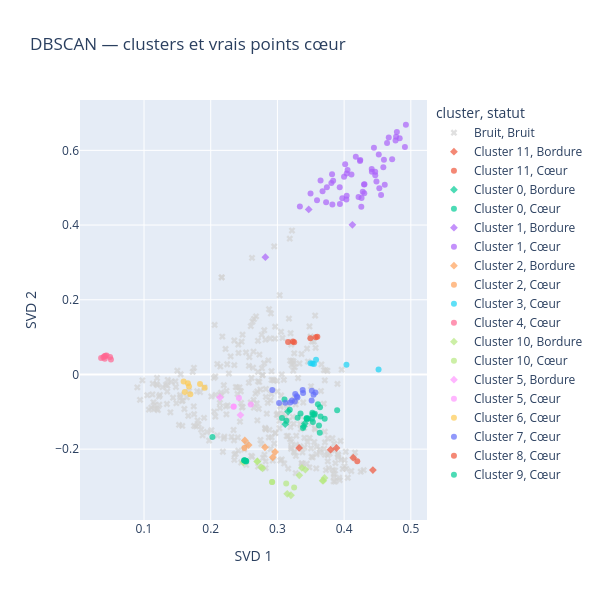

The code cell stored with this chart in its notebook:
### Code cell
coeurs = np.zeros(len(labels), dtype=bool)
coeurs[dbscan.core_sample_indices_] = True

visualisation["statut"] = np.where(
    labels == -1,
    "Bruit",
    np.where(coeurs, "Cœur", "Bordure")
)

fig = px.scatter(
    visualisation,
    x="SVD 1",
    y="SVD 2",
    color="cluster",
    symbol="statut",
    symbol_map={"Cœur": "circle", "Bordure": "diamond", "Bruit": "x"},
    color_discrete_map={"Bruit": "lightgray"},
    hover_data=["id", "statut"],
    opacity=0.7,
    title="DBSCAN — clusters et vrais points cœur",
    height=600,
    width=600
)

fig.show()

### Figure 1 — Plotly figure (JSON) as saved in the notebook; plotly's stock layout.template omitted (floating-point values rounded to 4 significant figures; data arrays with more than 128 entries replaced by an {"elided": "..."} marker saying what was removed)
{"data": [{"customdata": {"elided": "333x2 mixed values"}, "hovertemplate": "cluster=Bruit<br>statut=%{customdata[1]}<br>SVD 1=%{x}<br>SVD 2=%{y}<br>id=%{customdata[0]}<extra></extra>", "legendgroup": "Bruit, Bruit", "marker": {"color": "lightgray", "opacity": 0.7, "symbol": "x"}, "mode": "markers", "name": "Bruit, Bruit", "orientation": "v", "showlegend": true, "type": "scatter", "x": {"elided": "333 float values"}, "xaxis": "x", "y": {"elided": "333 float values"}, "yaxis": "y"}, {"customdata": [[15, "Bordure"], [16, "Bordure"], [427, "Bordure"], [480, "Bordure"], [484, "Bordure"]], "hovertemplate": "cluster=Cluster 11<br>statut=%{customdata[1]}<br>SVD 1=%{x}<br>SVD 2=%{y}<br>id=%{customdata[0]}<extra></extra>", "legendgroup": "Cluster 11, Bordure", "marker": {"color": "#EF553B", "opacity": 0.7, "symbol": "diamond"}, "mode": "markers", "name": "Cluster 11, Bordure", "orientation": "v", "showlegend": true, "type": "scatter", "x": [0.4431, 0.3886, 0.3325, 0.3798, 0.4136], "xaxis": "x", "y": [-0.2559, -0.197, -0.1966, -0.2015, -0.2227], "yaxis": "y"}, {"customdata": [[485, "Cœur"]], "hovertemplate": "cluster=Cluster 11<br>statut=%{customdata[1]}<br>SVD 1=%{x}<br>SVD 2=%{y}<br>id=%{customdata[0]}<extra></extra>", "legendgroup": "Cluster 11, Cœur", "marker": {"color": "#EF553B", "opacity": 0.7, "symbol": "circle"}, "mode": "markers", "name": "Cluster 11, Cœur", "orientation": "v", "showlegend": true, "type": "scatter", "x": [0.4197], "xaxis": "x", "y": [-0.2326], "yaxis": "y"}, {"customdata": [[173, "Bordure"], [176, "Bordure"], [277, "Bordure"], [446, "Bordure"]], "hovertemplate": "cluster=Cluster 0<br>statut=%{customdata[1]}<br>SVD 1=%{x}<br>SVD 2=%{y}<br>id=%{customdata[0]}<extra></extra>", "legendgroup": "Cluster 0, Bordure", "marker": {"color": "#00cc96", "opacity": 0.7, "symbol": "diamond"}, "mode": "markers", "name": "Cluster 0, Bordure", "orientation": "v", "showlegend": true, "type": "scatter", "x": [0.3161, 0.3117, 0.3411, 0.3395], "xaxis": "x", "y": [-0.09935, -0.1332, -0.131, -0.1388], "yaxis": "y"}, {"customdata": [[18, "Cœur"], [20, "Cœur"], [21, "Cœur"], [22, "Cœur"], [23, "Cœur"], [24, "Cœur"], [25, "Cœur"], [60, "Cœur"], [171, "Cœur"], [172, "Cœur"], [174, "Cœur"], [175, "Cœur"], [340, "Cœur"], [341, "Cœur"], [359, "Cœur"], [360, "Cœur"], [440, "Cœur"], [441, "Cœur"], [442, "Cœur"], [443, "Cœur"], [487, "Cœur"], [488, "Cœur"], [496, "Cœur"], [497, "Cœur"]], "hovertemplate": "cluster=Cluster 0<br>statut=%{customdata[1]}<br>SVD 1=%{x}<br>SVD 2=%{y}<br>id=%{customdata[0]}<extra></extra>", "legendgroup": "Cluster 0, Cœur", "marker": {"color": "#00cc96", "opacity": 0.7, "symbol": "circle"}, "mode": "markers", "name": "Cluster 0, Cœur", "orientation": "v", "showlegend": true, "type": "scatter", "x": [0.3635, 0.3524, 0.3639, 0.355, 0.3441, 0.3527, 0.3384, 0.3106, 0.3532, 0.3895, 0.3465, 0.3624, 0.3607, 0.3442, 0.3517, 0.3561, 0.3134, 0.3346, 0.3068, 0.3185, 0.3647, 0.3303, 0.3436, 0.3709], "xaxis": "x", "y": [-0.1564, -0.1024, -0.0877, -0.1082, -0.1175, -0.1065, -0.1434, -0.06677, -0.1271, -0.09614, -0.1177, -0.1364, -0.07972, -0.1198, -0.1185, -0.1049, -0.1239, -0.1042, -0.1169, -0.09427, -0.1127, -0.1162, -0.117, -0.1184], "yaxis": "y"}, {"customdata": [[152, "Bordure"], [177, "Bordure"], [366, "Bordure"]], "hovertemplate": "cluster=Cluster 1<br>statut=%{customdata[1]}<br>SVD 1=%{x}<br>SVD 2=%{y}<br>id=%{customdata[0]}<extra></extra>", "legendgroup": "Cluster 1, Bordure", "marker": {"color": "#ab63fa", "opacity": 0.7, "symbol": "diamond"}, "mode": "markers", "name": "Cluster 1, Bordure", "orientation": "v", "showlegend": true, "type": "scatter", "x": [0.2819, 0.3469, 0.4124], "xaxis": "x", "y": [0.314, 0.4419, 0.4006], "yaxis": "y"}, {"customdata": [[26, "Cœur"], [36, "Cœur"], [41, "Cœur"], [56, "Cœur"], [58, "Cœur"], [63, "Cœur"], [64, "Cœur"], [65, "Cœur"], [68, "Cœur"], [71, "Cœur"], [72, "Cœur"], [73, "Cœur"], [95, "Cœur"], [98, "Cœur"], [102, "Cœur"], [116, "Cœur"], [124, "Cœur"], [138, "Cœur"], [139, "Cœur"], [144, "Cœur"], [167, "Cœur"], [169, "Cœur"], [170, "Cœur"], [178, "Cœur"], [185, "Cœur"], [237, "Cœur"], [239, "Cœur"], [276, "Cœur"], [288, "Cœur"], [289, "Cœur"], [315, "Cœur"], [322, "Cœur"], [333, "Cœur"], [334, "Cœur"], [335, "Cœur"], [336, "Cœur"], [347, "Cœur"], [372, "Cœur"], [373, "Cœur"], [397, "Cœur"], [423, "Cœur"], [432, "Cœur"], [433, "Cœur"], [447, "Cœur"], [448, "Cœur"], [467, "Cœur"], [470, "Cœur"], [471, "Cœur"], [476, "Cœur"], [489, "Cœur"], [491, "Cœur"], [493, "Cœur"]], "hovertemplate": "cluster=Cluster 1<br>statut=%{customdata[1]}<br>SVD 1=%{x}<br>SVD 2=%{y}<br>id=%{customdata[0]}<extra></extra>", "legendgroup": "Cluster 1, Cœur", "marker": {"color": "#ab63fa", "opacity": 0.7, "symbol": "circle"}, "mode": "markers", "name": "Cluster 1, Cœur", "orientation": "v", "showlegend": true, "type": "scatter", "x": [0.3676, 0.4669, 0.3835, 0.4175, 0.4302, 0.4261, 0.4279, 0.4038, 0.4242, 0.3337, 0.3647, 0.4609, 0.4038, 0.4779, 0.4416, 0.4926, 0.4791, 0.4833, 0.3999, 0.4257, 0.4528, 0.4588, 0.4305, 0.373, 0.4467, 0.4414, 0.3937, 0.4597, 0.3824, 0.472, 0.4298, 0.4771, 0.3819, 0.3809, 0.4554, 0.4109, 0.4484, 0.4238, 0.4911, 0.3934, 0.3496, 0.3972, 0.4034, 0.3593, 0.3741, 0.452, 0.4015, 0.4051, 0.4465, 0.4216, 0.4644, 0.4447], "xaxis": "x", "y": [0.4903, 0.6344, 0.519, 0.5827, 0.4852, 0.4726, 0.4891, 0.4782, 0.5745, 0.4496, 0.5191, 0.5079, 0.5381, 0.6365, 0.5425, 0.6686, 0.6493, 0.6323, 0.5294, 0.4493, 0.4989, 0.5548, 0.5095, 0.461, 0.5335, 0.5502, 0.4567, 0.5748, 0.4553, 0.5763, 0.5087, 0.6266, 0.5364, 0.5129, 0.4807, 0.5355, 0.5163, 0.5714, 0.6088, 0.5013, 0.4846, 0.472, 0.4687, 0.4663, 0.5015, 0.5887, 0.5631, 0.5475, 0.5427, 0.4754, 0.6196, 0.6071], "yaxis": "y"}, {"customdata": [[104, "Bordure"], [354, "Bordure"], [436, "Bordure"], [437, "Bordure"], [464, "Bordure"]], "hovertemplate": "cluster=Cluster 2<br>statut=%{customdata[1]}<br>SVD 1=%{x}<br>SVD 2=%{y}<br>id=%{customdata[0]}<extra></extra>", "legendgroup": "Cluster 2, Bordure", "marker": {"color": "#FFA15A", "opacity": 0.7, "symbol": "diamond"}, "mode": "markers", "name": "Cluster 2, Bordure", "orientation": "v", "showlegend": true, "type": "scatter", "x": [0.2511, 0.293, 0.2568, 0.2965, 0.2813], "xaxis": "x", "y": [-0.1768, -0.2218, -0.1891, -0.2076, -0.1949], "yaxis": "y"}, {"customdata": [[31, "Cœur"]], "hovertemplate": "cluster=Cluster 2<br>statut=%{customdata[1]}<br>SVD 1=%{x}<br>SVD 2=%{y}<br>id=%{customdata[0]}<extra></extra>", "legendgroup": "Cluster 2, Cœur", "marker": {"color": "#FFA15A", "opacity": 0.7, "symbol": "circle"}, "mode": "markers", "name": "Cluster 2, Cœur", "orientation": "v", "showlegend": true, "type": "scatter", "x": [0.2505], "xaxis": "x", "y": [-0.1968], "yaxis": "y"}, {"customdata": [[32, "Cœur"], [34, "Cœur"], [462, "Cœur"], [463, "Cœur"], [499, "Cœur"], [500, "Cœur"]], "hovertemplate": "cluster=Cluster 3<br>statut=%{customdata[1]}<br>SVD 1=%{x}<br>SVD 2=%{y}<br>id=%{customdata[0]}<extra></extra>", "legendgroup": "Cluster 3, Cœur", "marker": {"color": "#19d3f3", "opacity": 0.7, "symbol": "circle"}, "mode": "markers", "name": "Cluster 3, Cœur", "orientation": "v", "showlegend": true, "type": "scatter", "x": [0.3523, 0.4516, 0.3496, 0.3548, 0.3579, 0.4035], "xaxis": "x", "y": [0.02957, 0.0135, 0.02968, 0.02785, 0.03967, 0.02608], "yaxis": "y"}, {"customdata": [[48, "Cœur"], [69, "Cœur"], [238, "Cœur"], [319, "Cœur"], [332, "Cœur"], [371, "Cœur"], [396, "Cœur"], [490, "Cœur"]], "hovertemplate": "cluster=Cluster 4<br>statut=%{customdata[1]}<br>SVD 1=%{x}<br>SVD 2=%{y}<br>id=%{customdata[0]}<extra></extra>", "legendgroup": "Cluster 4, Cœur", "marker": {"color": "#FF6692", "opacity": 0.7, "symbol": "circle"}, "mode": "markers", "name": "Cluster 4, Cœur", "orientation": "v", "showlegend": true, "type": "scatter", "x": [0.04216, 0.04059, 0.04394, 0.03565, 0.03915, 0.04907, 0.0504, 0.04122], "xaxis": "x", "y": [0.05039, 0.04878, 0.0505, 0.04387, 0.04637, 0.04656, 0.04018, 0.04223], "yaxis": "y"}, {"customdata": [[67, "Bordure"], [85, "Bordure"], [107, "Bordure"], [141, "Bordure"], [197, "Bordure"], [267, "Bordure"], [268, "Bordure"], [275, "Bordure"], [351, "Bordure"], [352, "Bordure"], [386, "Bordure"], [387, "Bordure"], [415, "Bordure"]], "hovertemplate": "cluster=Cluster 10<br>statut=%{customdata[1]}<br>SVD 1=%{x}<br>SVD 2=%{y}<br>id=%{customdata[0]}<extra></extra>", "legendgroup": "Cluster 10, Bordure", "marker": {"color": "#B6E880", "opacity": 0.7, "symbol": "diamond"}, "mode": "markers", "name": "Cluster 10, Bordure", "orientation": "v", "showlegend": true, "type": "scatter", "x": [0.3328, 0.2777, 0.2699, 0.3147, 0.2756, 0.3367, 0.3688, 0.3203, 0.2699, 0.249, 0.3419, 0.3678, 0.3706], "xaxis": "x", "y": [-0.2702, -0.2513, -0.2328, -0.3196, -0.2483, -0.2502, -0.2843, -0.3234, -0.2328, -0.2352, -0.2548, -0.2843, -0.2771], "yaxis": "y"}, {"customdata": [[212, "Cœur"], [274, "Cœur"], [327, "Cœur"], [382, "Cœur"]], "hovertemplate": "cluster=Cluster 10<br>statut=%{customdata[1]}<br>SVD 1=%{x}<br>SVD 2=%{y}<br>id=%{customdata[0]}<extra></extra>", "legendgroup": "Cluster 10, Cœur", "marker": {"color": "#B6E880", "opacity": 0.7, "symbol": "circle"}, "mode": "markers", "name": "Cluster 10, Cœur", "orientation": "v", "showlegend": true, "type": "scatter", "x": [0.3132, 0.2921, 0.2921, 0.325], "xaxis": "x", "y": [-0.2918, -0.2878, -0.2878, -0.3025], "yaxis": "y"}, {"customdata": [[75, "Bordure"], [418, "Bordure"]], "hovertemplate": "cluster=Cluster 5<br>statut=%{customdata[1]}<br>SVD 1=%{x}<br>SVD 2=%{y}<br>id=%{customdata[0]}<extra></extra>", "legendgroup": "Cluster 5, Bordure", "marker": {"color": "#FF97FF", "opacity": 0.7, "symbol": "diamond"}, "mode": "markers", "name": "Cluster 5, Bordure", "orientation": "v", "showlegend": true, "type": "scatter", "x": [0.2446, 0.2138], "xaxis": "x", "y": [-0.1087, -0.06155], "yaxis": "y"}, {"customdata": [[77, "Cœur"], [195, "Cœur"], [226, "Cœur"], [361, "Cœur"]], "hovertemplate": "cluster=Cluster 5<br>statut=%{customdata[1]}<br>SVD 1=%{x}<br>SVD 2=%{y}<br>id=%{customdata[0]}<extra></extra>", "legendgroup": "Cluster 5, Cœur", "marker": {"color": "#FF97FF", "opacity": 0.7, "symbol": "circle"}, "mode": "markers", "name": "Cluster 5, Cœur", "orientation": "v", "showlegend": true, "type": "scatter", "x": [0.2345, 0.2601, 0.2423, 0.2342], "xaxis": "x", "y": [-0.08591, -0.08054, -0.06302, -0.08675], "yaxis": "y"}, {"customdata": [[79, "Cœur"], [80, "Cœur"], [81, "Cœur"], [148, "Cœur"], [338, "Cœur"], [339, "Cœur"], [457, "Cœur"]], "hovertemplate": "cluster=Cluster 6<br>statut=%{customdata[1]}<br>SVD 1=%{x}<br>SVD 2=%{y}<br>id=%{customdata[0]}<extra></extra>", "legendgroup": "Cluster 6, Cœur", "marker": {"color": "#FECB52", "opacity": 0.7, "symbol": "circle"}, "mode": "markers", "name": "Cluster 6, Cœur", "orientation": "v", "showlegend": true, "type": "scatter", "x": [0.1612, 0.1658, 0.1839, 0.1908, 0.1594, 0.1694, 0.1675], "xaxis": "x", "y": [-0.04698, -0.02384, -0.02577, -0.03535, -0.01856, -0.05309, -0.0321], "yaxis": "y"}, {"customdata": [[87, "Cœur"], [88, "Cœur"], [89, "Cœur"], [90, "Cœur"], [200, "Cœur"], [201, "Cœur"], [202, "Cœur"], [203, "Cœur"], [260, "Cœur"], [265, "Cœur"], [266, "Cœur"], [269, "Cœur"], [270, "Cœur"], [406, "Cœur"], [407, "Cœur"]], "hovertemplate": "cluster=Cluster 7<br>statut=%{customdata[1]}<br>SVD 1=%{x}<br>SVD 2=%{y}<br>id=%{customdata[0]}<extra></extra>", "legendgroup": "Cluster 7, Cœur", "marker": {"color": "#636efa", "opacity": 0.7, "symbol": "circle"}, "mode": "markers", "name": "Cluster 7, Cœur", "orientation": "v", "showlegend": true, "type": "scatter", "x": [0.3513, 0.3542, 0.357, 0.3516, 0.3385, 0.3218, 0.3291, 0.2923, 0.326, 0.33, 0.3118, 0.3267, 0.3193, 0.3025, 0.3378], "xaxis": "x", "y": [-0.06997, -0.05431, -0.04838, -0.04382, -0.04982, -0.06977, -0.05818, -0.04159, -0.07233, -0.06175, -0.07594, -0.05229, -0.07525, -0.07642, -0.04171], "yaxis": "y"}, {"customdata": [[108, "Cœur"], [109, "Cœur"], [110, "Cœur"], [390, "Cœur"], [391, "Cœur"], [392, "Cœur"]], "hovertemplate": "cluster=Cluster 8<br>statut=%{customdata[1]}<br>SVD 1=%{x}<br>SVD 2=%{y}<br>id=%{customdata[0]}<extra></extra>", "legendgroup": "Cluster 8, Cœur", "marker": {"color": "#EF553B", "opacity": 0.7, "symbol": "circle"}, "mode": "markers", "name": "Cluster 8, Cœur", "orientation": "v", "showlegend": true, "type": "scatter", "x": [0.3233, 0.316, 0.3598, 0.3251, 0.3494, 0.3576], "xaxis": "x", "y": [0.08808, 0.08688, 0.1008, 0.08653, 0.09668, 0.0999], "yaxis": "y"}, {"customdata": [[150, "Cœur"], [153, "Cœur"], [154, "Cœur"], [355, "Cœur"], [367, "Cœur"], [455, "Cœur"], [468, "Cœur"]], "hovertemplate": "cluster=Cluster 9<br>statut=%{customdata[1]}<br>SVD 1=%{x}<br>SVD 2=%{y}<br>id=%{customdata[0]}<extra></extra>", "legendgroup": "Cluster 9, Cœur", "marker": {"color": "#00cc96", "opacity": 0.7, "symbol": "circle"}, "mode": "markers", "name": "Cluster 9, Cœur", "orientation": "v", "showlegend": true, "type": "scatter", "x": [0.2026, 0.2524, 0.2534, 0.2504, 0.2509, 0.2529, 0.25], "xaxis": "x", "y": [-0.1675, -0.2308, -0.2316, -0.23, -0.2305, -0.2333, -0.2307], "yaxis": "y"}], "layout": {"height": 600, "legend": {"title": {"text": "cluster, statut"}, "tracegroupgap": 0}, "title": {"text": "DBSCAN — clusters et vrais points cœur"}, "width": 600, "xaxis": {"anchor": "y", "domain": [0, 1], "title": {"text": "SVD 1"}}, "yaxis": {"anchor": "x", "domain": [0, 1], "title": {"text": "SVD 2"}}}}
